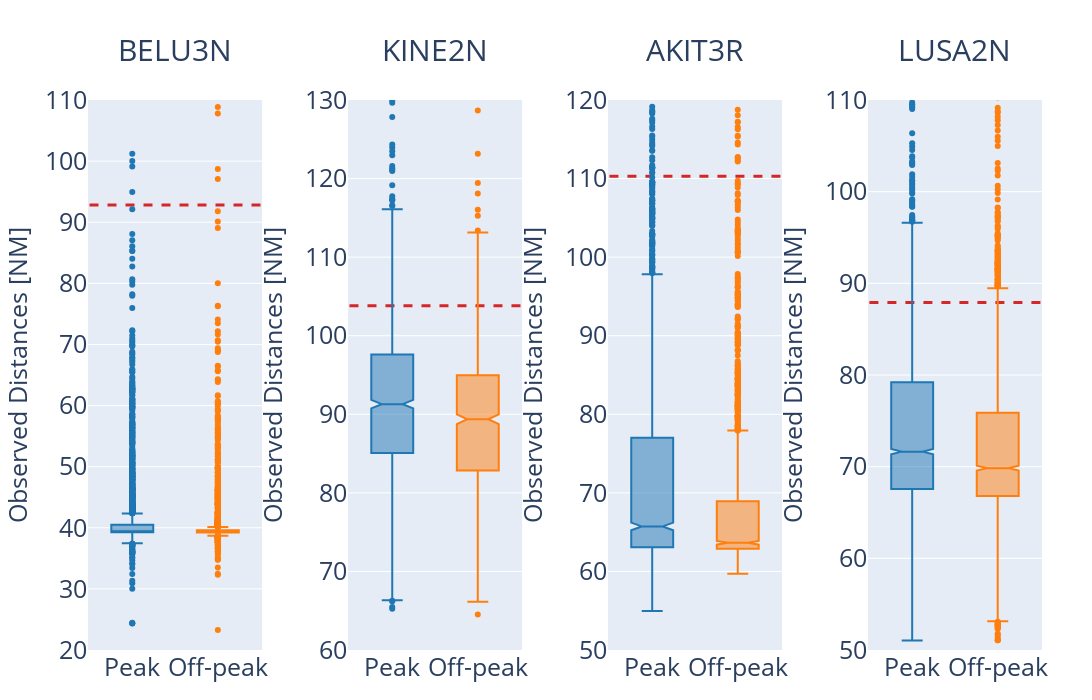

Notebook code for this chart:
### Markdown cell above
#### Generate plot

### Code cell
stars = {
    'BELU3N': 92.8,
    'KINE2N': 103.8,
    'AKIT3R': 110.3,
    'LUSA2N': 87.9
}

yranges = {
    'BELU3N': [20, 110],
    'KINE2N': [60, 130],
    'AKIT3R': [50, 120],
    'LUSA2N': [50, 110]
}

# Create subplots for each star, setting shared_yaxes=False so each plot has its own Y-axis
fig = make_subplots(rows=1, cols=4, shared_yaxes=False, subplot_titles=list(stars.keys()), horizontal_spacing=0.09)

# Loop over each star to generate the subplots
for i, (star, star_distance) in enumerate(stars.items()):
    col = i + 1
    # Filter data for each star
    temp_df = df.query(f"star == '{star}' and distance < 150 and distance > 10")

    # Create boxplots for each group per star
    fig.add_trace(
        go.Box(
            y=temp_df.query("group == 'Peak'")['distance'],
            name='Peak',
            marker_color='#1f77b4',
            showlegend=False,
            notched=True,
        ), 
        row=1, col=col
    )
    fig.add_trace(
        go.Box(
            y=temp_df.query("group == 'Off-peak'")['distance'],
            name='Off-peak',
            marker_color='#ff7f0e',
            showlegend=False,
            notched=True,
        ), 
        row=1, col=col
    )

    # Add the full STAR distance as a horizontal line (overlay)
    fig.add_shape(
        type="line",
        xref=f"x{col}",
        yref=f"y{col}",
        x0=-0.5, x1=1.5,
        y0=star_distance, y1=star_distance,
        line=dict(color="#d62728", width=3, dash="dash"),
        layer="below",
    )

    # Update the y-axis range for each subplot
    fig.update_yaxes(
        range=yranges[star],
        row=1, col=col,
    )

# Update layout
fig.update_layout(
    height=700,
    width=2000,
    margin=dict(l=50, r=50, t=100, b=50),
    legend=dict(
        orientation="h",
        yanchor="bottom",
        y=1.05,
        xanchor="center",
        x=0.5,
        font=dict(size=15)
    ),
    annotations=[dict(font=dict(size=30), y=1.05)]
)

# Update shared y-axis label
fig.update_yaxes(title_text="Observed Distances [NM]", titlefont=dict(size=25), tickfont=dict(size=25))

# Update x-axis label size
fig.update_xaxes(
    tickfont=dict(size=25)
)

# Show plot
fig.show()

### Figure 1 — Plotly figure (JSON) as saved in the notebook; plotly's stock layout.template omitted (floating-point values rounded to 4 significant figures; data arrays with more than 128 entries replaced by an {"elided": "..."} marker saying what was removed)
{"data": [{"marker": {"color": "#1f77b4"}, "name": "Peak", "notched": true, "showlegend": false, "type": "box", "xaxis": "x", "y": {"elided": "2308 float values"}, "yaxis": "y"}, {"marker": {"color": "#ff7f0e"}, "name": "Off-peak", "notched": true, "showlegend": false, "type": "box", "xaxis": "x", "y": {"elided": "1603 float values"}, "yaxis": "y"}, {"marker": {"color": "#1f77b4"}, "name": "Peak", "notched": true, "showlegend": false, "type": "box", "xaxis": "x2", "y": {"elided": "1333 float values"}, "yaxis": "y2"}, {"marker": {"color": "#ff7f0e"}, "name": "Off-peak", "notched": true, "showlegend": false, "type": "box", "xaxis": "x2", "y": {"elided": "938 float values"}, "yaxis": "y2"}, {"marker": {"color": "#1f77b4"}, "name": "Peak", "notched": true, "showlegend": false, "type": "box", "xaxis": "x3", "y": {"elided": "2017 float values"}, "yaxis": "y3"}, {"marker": {"color": "#ff7f0e"}, "name": "Off-peak", "notched": true, "showlegend": false, "type": "box", "xaxis": "x3", "y": {"elided": "1605 float values"}, "yaxis": "y3"}, {"marker": {"color": "#1f77b4"}, "name": "Peak", "notched": true, "showlegend": false, "type": "box", "xaxis": "x4", "y": {"elided": "4120 float values"}, "yaxis": "y4"}, {"marker": {"color": "#ff7f0e"}, "name": "Off-peak", "notched": true, "showlegend": false, "type": "box", "xaxis": "x4", "y": {"elided": "2772 float values"}, "yaxis": "y4"}], "layout": {"annotations": [{"font": {"size": 30}, "showarrow": false, "text": "BELU3N", "x": 0.09125, "xanchor": "center", "xref": "paper", "y": 1.05, "yanchor": "bottom", "yref": "paper"}, {"font": {"size": 30}, "showarrow": false, "text": "KINE2N", "x": 0.3637, "xanchor": "center", "xref": "paper", "y": 1.05, "yanchor": "bottom", "yref": "paper"}, {"font": {"size": 30}, "showarrow": false, "text": "AKIT3R", "x": 0.6362, "xanchor": "center", "xref": "paper", "y": 1.05, "yanchor": "bottom", "yref": "paper"}, {"font": {"size": 30}, "showarrow": false, "text": "LUSA2N", "x": 0.9087, "xanchor": "center", "xref": "paper", "y": 1.05, "yanchor": "bottom", "yref": "paper"}], "height": 700, "legend": {"font": {"size": 15}, "orientation": "h", "x": 0.5, "xanchor": "center", "y": 1.05, "yanchor": "bottom"}, "margin": {"b": 50, "l": 50, "r": 50, "t": 100}, "shapes": [{"layer": "below", "line": {"color": "#d62728", "dash": "dash", "width": 3}, "type": "line", "x0": -0.5, "x1": 1.5, "xref": "x", "y0": 92.8, "y1": 92.8, "yref": "y"}, {"layer": "below", "line": {"color": "#d62728", "dash": "dash", "width": 3}, "type": "line", "x0": -0.5, "x1": 1.5, "xref": "x2", "y0": 103.8, "y1": 103.8, "yref": "y2"}, {"layer": "below", "line": {"color": "#d62728", "dash": "dash", "width": 3}, "type": "line", "x0": -0.5, "x1": 1.5, "xref": "x3", "y0": 110.3, "y1": 110.3, "yref": "y3"}, {"layer": "below", "line": {"color": "#d62728", "dash": "dash", "width": 3}, "type": "line", "x0": -0.5, "x1": 1.5, "xref": "x4", "y0": 87.9, "y1": 87.9, "yref": "y4"}], "width": 2000, "xaxis": {"anchor": "y", "domain": [0, 0.1825], "tickfont": {"size": 25}}, "xaxis2": {"anchor": "y2", "domain": [0.2725, 0.455], "tickfont": {"size": 25}}, "xaxis3": {"anchor": "y3", "domain": [0.545, 0.7275], "tickfont": {"size": 25}}, "xaxis4": {"anchor": "y4", "domain": [0.8175, 1], "tickfont": {"size": 25}}, "yaxis": {"anchor": "x", "domain": [0, 1], "range": [20, 110], "tickfont": {"size": 25}, "title": {"font": {"size": 25}, "text": "Observed Distances [NM]"}}, "yaxis2": {"anchor": "x2", "domain": [0, 1], "range": [60, 130], "tickfont": {"size": 25}, "title": {"font": {"size": 25}, "text": "Observed Distances [NM]"}}, "yaxis3": {"anchor": "x3", "domain": [0, 1], "range": [50, 120], "tickfont": {"size": 25}, "title": {"font": {"size": 25}, "text": "Observed Distances [NM]"}}, "yaxis4": {"anchor": "x4", "domain": [0, 1], "range": [50, 110], "tickfont": {"size": 25}, "title": {"font": {"size": 25}, "text": "Observed Distances [NM]"}}}}
